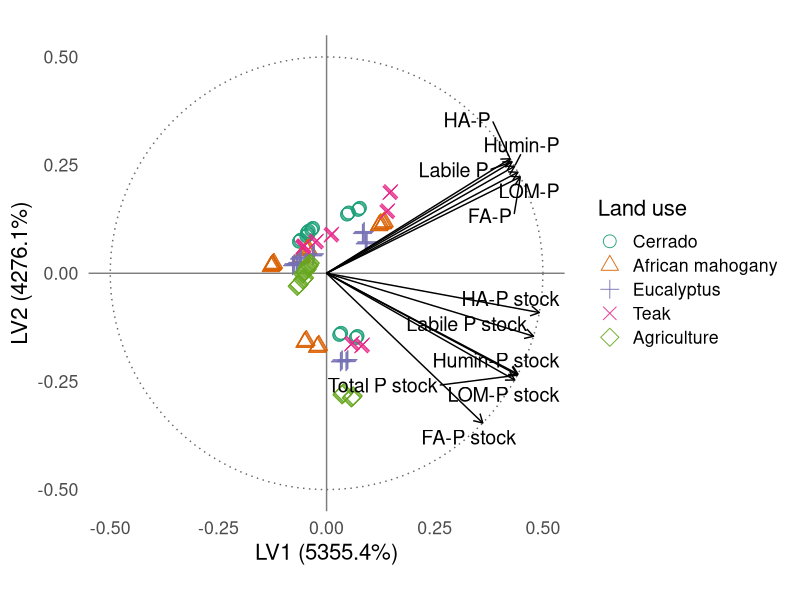
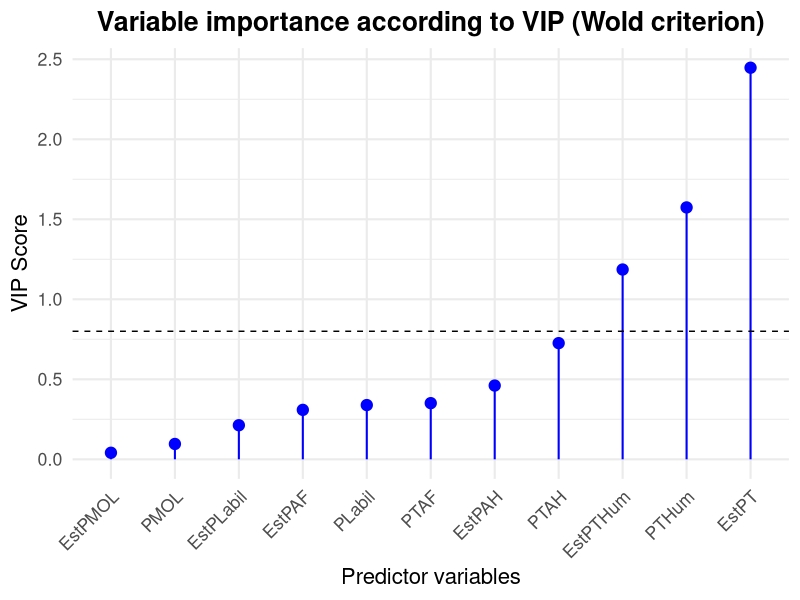
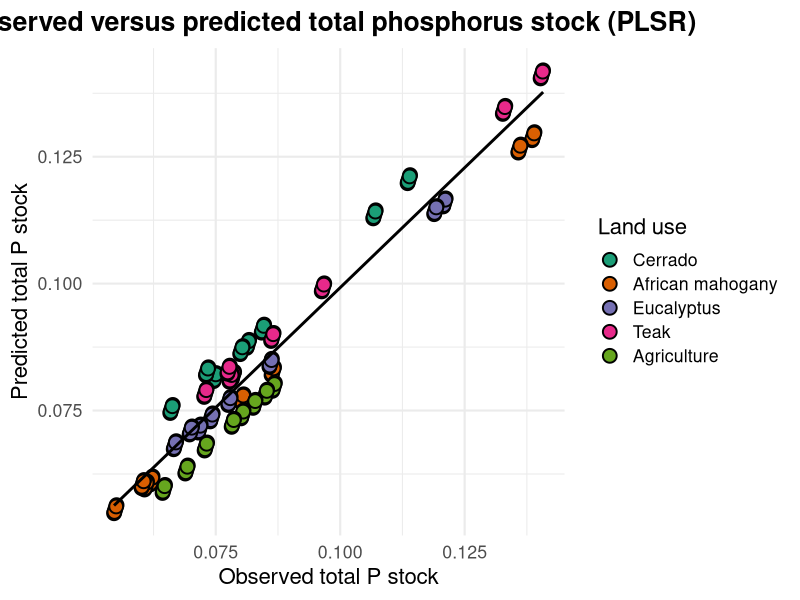

Generate these figures, in order, with R: (Note: this script raises an error after producing the figures.)
# Carregar pacotes
library(pls)
library(ggplot2)
library(ggrepel)
library(dplyr)
library(readxl)
library(tidyr)


rm(list = ls())     
gc()

# Carregar dados
dados <- read_excel("banco_dados.xlsx", sheet = "DADOS") %>% na.omit()
names(dados) <- trimws(names(dados))  # Corrigir espaços nos nomes

# Variáveis preditoras relacionadas ao fósforo (P)
variaveis_P <- c(
  "PLabil", "PMOL", "PTAF", "PTAH", "PTHum",
  "EstPT", "EstPLabil", "EstPMOL", "EstPAF", "EstPAH", "EstPTHum"
)
X <- dados %>% select(all_of(variaveis_P))
Y_PT <- dados$PT
grupo <- factor(dados$Amb, levels = 1:5,
                labels = c("Cerrado", "African mahogany", "Eucalyptus", "Teak", "Agriculture"))

# Rodar PLSR
modelo <- plsr(Y_PT ~ ., data = X, ncomp = 2, validation = "LOO")
expl_x <- explvar(modelo)[1:2] * 100
label_x <- paste0("LV1 (", round(expl_x[1], 1), "%)")
label_y <- paste0("LV2 (", round(expl_x[2], 1), "%)")



# Scores
scores_df <- as.data.frame(scores(modelo)[, 1:2])
colnames(scores_df) <- c("LV1", "LV2")
scores_df <- scores_df %>%
  mutate(
    LV1 = LV1 * 4,
    LV2 = LV2 * 4
  )
colnames(scores_df) <- c("LV1", "LV2")
scores_df$Amb <- grupo

# Loadings normalizados
loadings_raw <- loadings(modelo)[, 1:2]
loadings_scaled <- sweep(loadings_raw, 1, sqrt(rowSums(loadings_raw^2)), FUN = "/")
loadings_df <- as.data.frame(loadings_scaled)
colnames(loadings_df) <- c("LV1", "LV2")
loadings_df$var <- rownames(loadings_df)
label_map_p <- c(
  "PLabil" = "Labile P",
  "PMOL" = "LOM-P",
  "PTAF" = "FA-P",
  "PTAH" = "HA-P",
  "PTHum" = "Humin-P",
  "EstPT" = "Total P stock",
  "EstPLabil" = "Labile P stock",
  "EstPMOL" = "LOM-P stock",
  "EstPAF" = "FA-P stock",
  "EstPAH" = "HA-P stock",
  "EstPTHum" = "Humin-P stock"
)
loadings_df$label <- dplyr::recode(loadings_df$var, !!!label_map_p, .default = loadings_df$var)

# Escalar os loadings para caber no raio de 1.2
escala_setas <- 0.5
loadings_df$LV1 <- loadings_df$LV1 * escala_setas
loadings_df$LV2 <- loadings_df$LV2 * escala_setas

# Círculo de correlação ajustado (raio = 1.2)
circle <- data.frame(
  x = cos(seq(0, 2 * pi, length.out = 100)) * escala_setas,
  y = sin(seq(0, 2 * pi, length.out = 100)) * escala_setas
)

# Gráfico PLSR com ajustes visuais
ggplot() +
  geom_path(data = circle, aes(x = x, y = y),
            linetype = "dotted", color = "gray40") +
  geom_hline(yintercept = 0, color = "gray50") +
  geom_vline(xintercept = 0, color = "gray50") +
  geom_point(data = scores_df, aes(x = LV1, y = LV2, shape = Amb, color = Amb),
             size = 4, alpha = 0.9) +
  geom_segment(data = loadings_df,
               aes(x = 0, y = 0, xend = LV1, yend = LV2),
               arrow = arrow(length = unit(0.25, "cm")), color = "black") +
  geom_text_repel(data = loadings_df,
                  aes(x = LV1, y = LV2, label = label), size = 5) +
  coord_fixed(xlim = c(-0.5, 0.5), ylim = c(-0.5, 0.5)) +
  scale_color_brewer(palette = "Dark2") +
  scale_shape_manual(values = 1:5) +
  labs(x = label_x, y = label_y, color = "Land use", shape = "Land use") +
  theme_minimal(base_size = 16) +
  theme(panel.grid = element_blank(), legend.position = "right")


# TABELA 1 – Estatísticas descritivas
tabela_descr <- X %>%
  summarise_all(list(
    media = mean, sd = sd, min = min, max = max,
    cv = ~ 100 * sd(.) / mean(.)
  )) %>%
  pivot_longer(cols = everything(),
               names_to = c("Variável", ".value"),
               names_sep = "_")

# TABELA 2 – Variância explicada acumulada
r2 <- R2(modelo, estimate = "train")
r2y <- round(100 * r2$val[1, 1, c("1 comps", "2 comps")], 2)
expl_x <- round(explvar(modelo)[1:2] * 100, 2)
tabela_r2 <- data.frame(
  Componente = c("LV1", "LV2"),
  R2X_acum = expl_x,
  R2Y_acum = r2y
)

# TABELA 3 – Loadings
tabela_loadings <- as.data.frame(loadings(modelo)[, 1:2])
colnames(tabela_loadings) <- c("LV1", "LV2")
tabela_loadings$Variável <- rownames(tabela_loadings)
tabela_loadings <- tabela_loadings[, c("Variável", "LV1", "LV2")]

# TABELA 4 – VIP scores
vip_pls <- function(object) {
  SS <- c(object$Yloadings[, 1]^2) * colSums(object$scores^2)
  W <- object$loading.weights
  p <- nrow(W)
  h <- ncol(object$scores)
  VIP <- rep(0, p)
  for (j in 1:p) {
    weight_sq <- W[j, ]^2
    VIP[j] <- sqrt(p * sum(SS * weight_sq) / sum(SS))
  }
  names(VIP) <- rownames(W)
  return(VIP)
}
vip_scores <- vip_pls(modelo)
tabela_vip <- data.frame(
  Variável = names(vip_scores),
  VIP = round(vip_scores, 3)
) %>% arrange(desc(VIP))

# Gráfico de VIP
ggplot(tabela_vip, aes(x = reorder(Variável, VIP), y = VIP)) +
  geom_segment(aes(xend = Variável, y = 0, yend = VIP), color = "blue", size = 0.7) +
  geom_point(color = "blue", size = 3.5) +
  geom_hline(yintercept = 0.8, linetype = "dashed", color = "black") +
  labs(
    title = "Variable importance according to VIP (Wold criterion)",
    x = "Predictor variables",
    y = "VIP Score"
  ) +
  theme_minimal(base_size = 16) +
  theme(axis.text.x = element_text(angle = 45, hjust = 1),
        plot.title = element_text(face = "bold", hjust = 0.5))

# Exibir tabelas no console
print("TABELA 1 – Estatísticas descritivas:")
print(tabela_descr, digits = 3)
print("TABELA 2 – Variância explicada:")
print(tabela_r2)
print("TABELA 3 – Loadings das variáveis:")
print(tabela_loadings, digits = 3)
print("TABELA 4 – VIP (Critério de Wold):")
print(tabela_vip)




# ==========================
# FIGURA 4 – Y observado vs. Y predito
# ==========================

# Previsões do modelo com Y_PT
y_pred <- predict(modelo, ncomp = 2)
df_pred <- data.frame(
  Observado = Y_PT,
  Predito = y_pred[, , 1],
  LandUse = grupo
)

# Criar linha de tendência
modelo_lm <- lm(Predito ~ Observado, data = df_pred)
linha_trend <- data.frame(
  Observado = seq(min(df_pred$Observado), max(df_pred$Observado), length.out = 100)
)
linha_trend$Predito <- predict(modelo_lm, newdata = linha_trend)

# Gráfico final
p_pred_pt <- ggplot(df_pred, aes(x = Observado, y = Predito)) +
  geom_point(aes(fill = LandUse), shape = 21, color = "black", size = 4, stroke = 1) +
  geom_line(data = linha_trend, aes(x = Observado, y = Predito), color = "black", linewidth = 1) +
  scale_fill_brewer(palette = "Dark2") +
  labs(
    title = "Observed versus predicted total phosphorus stock (PLSR)",
    x = "Observed total P stock",
    y = "Predicted total P stock",
    fill = "Land use"
  ) +
  theme_minimal(base_size = 16) +
  theme(
    legend.position = "right",
    plot.title = element_text(face = "bold", hjust = 0.5)
  )
print(p_pred_pt)
ggsave("../2-FIGURAS/predicoes_pt.png", p_pred_pt, width = 8, height = 7, dpi = 300)

       
# ==========================
# FIGURA 5 – Resíduos vs. Y predito
# ==========================
residuos <- Y_PT - y_pred[, , 1]
df_resid <- data.frame(Predito = y_pred[, , 1], Residual = residuos)

ggplot(df_resid, aes(x = Predito, y = Residual)) +
  geom_point(alpha = 0.7) +
  geom_hline(yintercept = 0, linetype = "dashed", color = "gray50") +
  labs(
    title = "Residuals versus predicted values for total phosphorus (PLSR)",
    x = "Predicted PT",
    y = "Residual"
  ) +
  theme_minimal(base_size = 16)
